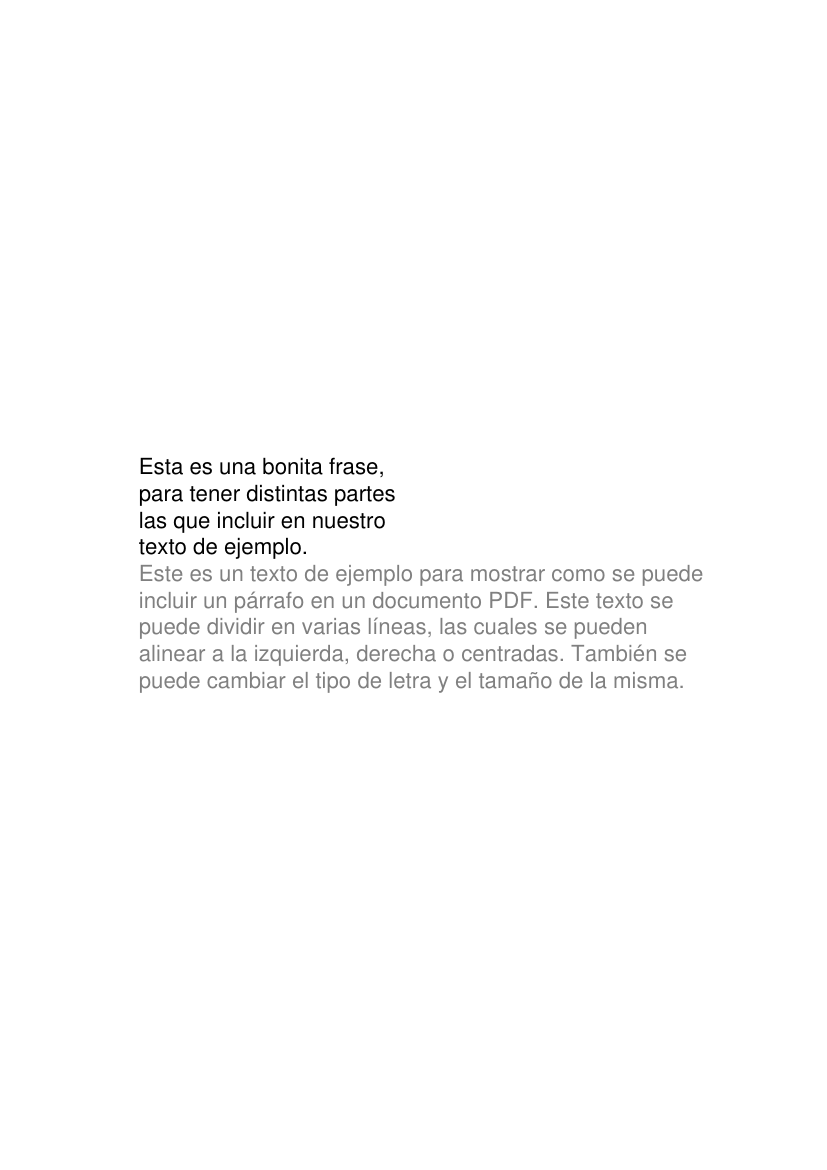

Source code (Python):
from reportlab.pdfgen import canvas

frase = ['Esta es una bonita frase, ','para tener distintas partes','las que incluir en nuestro','texto de ejemplo.']

auxiliar = canvas.Canvas("ejemploTextoRpl.pdf") # Crear un objeto canvas
objetoTexto = auxiliar.beginText() # Crear un objeto texto
objetoTexto.setTextOrigin(100,500) # Posición del texto
objetoTexto.setFont("Helvetica", 16) # Tipo de letra y tamaño
for linea in frase: # Iterar la lista de frases
    objetoTexto.textLine(linea) # Agregar una línea de texto

objetoTexto.setFillGray(0.5) # Color de relleno

parrafo = '''
Este es un texto de ejemplo para mostrar como se puede 
incluir un párrafo en un documento PDF. Este texto se 
puede dividir en varias líneas, las cuales se pueden 
alinear a la izquierda, derecha o centradas. También se 
puede cambiar el tipo de letra y el tamaño de la misma.
'''

objetoTexto.textLines(parrafo) # Agregar un párrafo de texto
auxiliar.drawText(objetoTexto) # Dibujar el texto
auxiliar.showPage() # Cambiar de página
auxiliar.save() # Guardar el documento